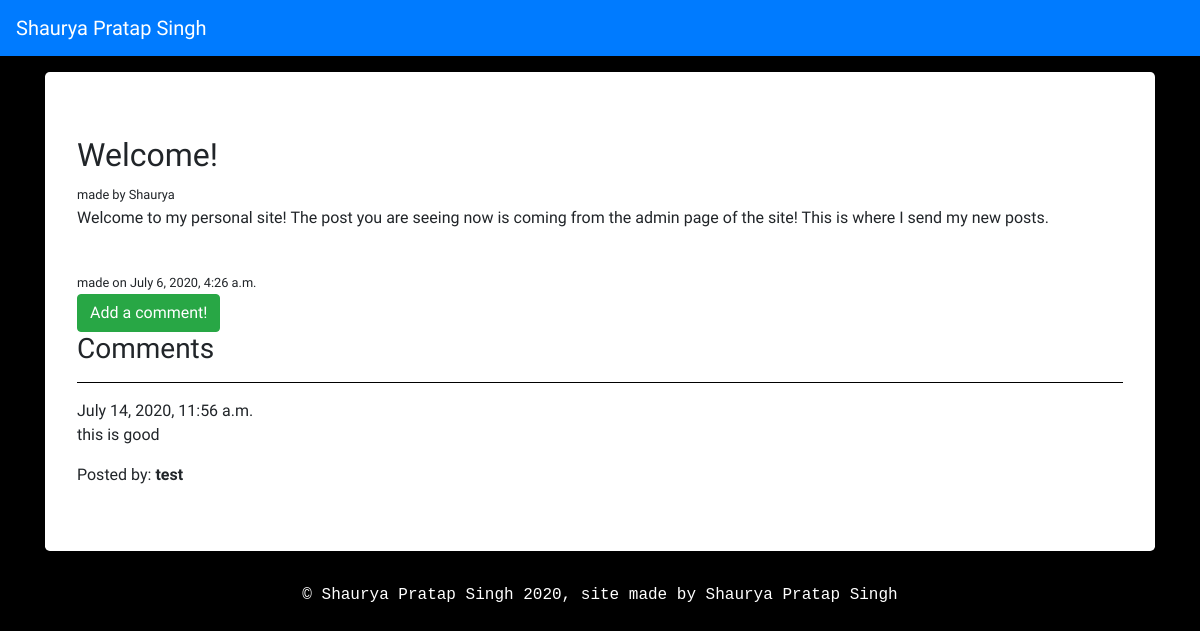
Screenshot of /post/3/ with the database file from the repository.
### devapp/models.py (models this page shows, shortened)
class Post(models.Model):
    author = models.CharField(max_length=200)
    title = models.CharField(max_length=200)
    made_on = models.DateTimeField()
    body = models.TextField()
    active = models.BooleanField(default=True)

class Comment(models.Model):
    post = models.ForeignKey('devapp.Post', related_name='comments',on_delete=models.CASCADE)
    author = models.CharField(max_length=200)
    phone = models.CharField(max_length=75,blank=True)
    text = models.TextField()
    created_date = models.DateTimeField(default=timezone.now)

### devapp/views.py (the view)
# urls.py: path('post/<int:pk>/',IndexDetail.as_view(),name='post-detail'),
class IndexDetail(DetailView):
    model = Post
    template_name = 'devapp/post_detail.html'

### devapp/templates/devapp/post_detail.html (shortened to what this page needs)
{% extends 'devapp/base.html' %}
{% block content %}
<br><br><br>
<div class='jumbotron' style="background-color:white;">
    <h2>{{ post.title }}</h2>
    <small>made by {{ post.author }}</small>
    <p>{{ post.body }}</p>
    <br>
    <small>made on {{ post.made_on }}</small><br>
    <button type="button" class="btn btn-success"><a href="{% url 'comment_new' pk=post.pk %}" style="color:white;" target='_blank'>Add a comment!</a></button><br>
    <h3>Comments</h3>
    {% for comment in post.comments.all %}
          <hr>
          {{ comment.created_date }}
          <span>{{ comment.text|safe|linebreaks }}</span>
          <span>Posted by: <strong>{{ comment.author }}</strong></span>
  {% empty %}
      <p>No comments posted.</p>
  {% endfor %}
</div>
{% endblock %}

### devapp/templates/devapp/base.html (shortened to what this page needs)
<!DOCTYPE html>
{% load static %}
<html lang="en">
<head>
    <link rel="stylesheet" href="https://stackpath.bootstrapcdn.com/bootstrap/4.5.0/css/bootstrap.min.css">
</head>
<body>
    <nav class="navbar navbar-dark bg-primary fixed-top">
        <a class="navbar-brand" href="{% url 'home' %}">
          Shaurya Pratap Singh
        </a>
      </nav>
        <div class="container">
            {% block content %}{% endblock %}
        </div>
        <div class="copy">
            &#169; Shaurya Pratap Singh 2020, site made by Shaurya Pratap Singh
        </div>
</body>
</html>

### devapp/templates/devapp/base.html (style rules this page uses)
body { font-family: 'Patrick Hand', cursive; background-color:black; }
.copy { color:white; text-align:center; font-family:monospace; }

### devapp/templates/devapp/post_detail.html (style rules this page uses)
hr { background-color:black; }

### rows the page displays
Post: title "Welcome!", author "Shaurya", body "Welcome to my personal site! The post you are seeing now is coming from the admin page of the site! This is where I send my new posts.", made_on "July 6, 2020, 4:26 a.m."
Comment: created_date "July 14, 2020, 11:56 a.m.", text "this is good", author "test"
